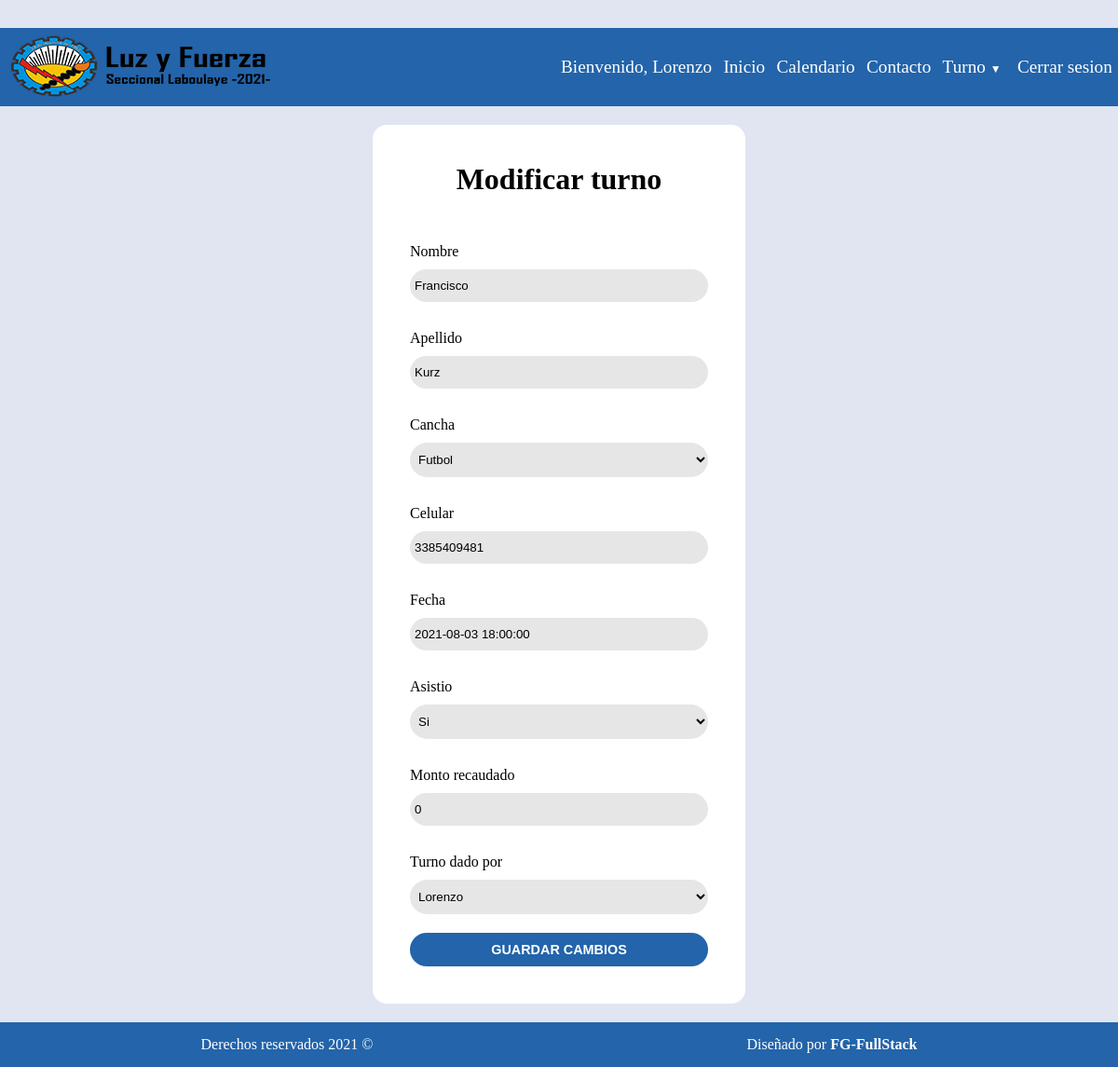
/turnos/editar/4 (signed in), run on an earlier commit of the app's database.
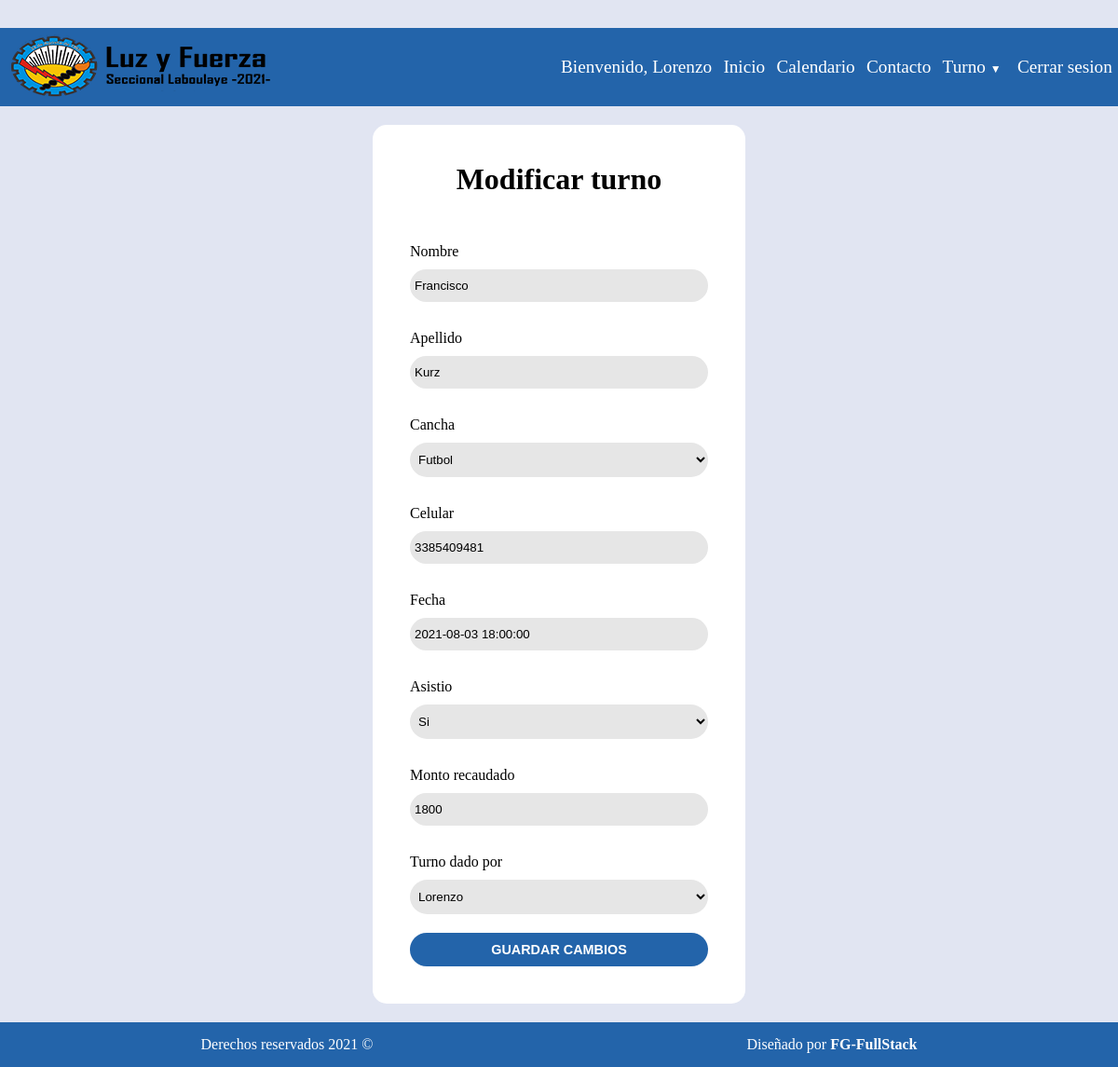
And on a later commit of the database.
### turnos/models.py (models this page shows)
class Turno(models.Model):
    nombre = models.CharField(max_length=60)
    apellido = models.CharField(max_length=60)
    tipoCancha = models.CharField(max_length=60, choices= cancha)
    fecha = models.DateTimeField(verbose_name='Fecha y hora')
    celular = models.CharField("Celular", max_length = 11)
    asistio = models.CharField(max_length=9, choices= asistencia, default='Si')
    montoRecaudado = models.IntegerField(default=0)
    turnoDadoPor = models.ForeignKey(User, null=True, on_delete=models.CASCADE, related_name="TurnoDadoPor")

### turnos/views.py (the view)
# urls.py: path('editar/<int:pk>', views.editarTurno.as_view() , name='editarTurno')
class editarTurno(LoginRequiredMixin, UpdateView):
    model = Turno
    form_class = turnoForm
    template_name = "turnos/editarTurno.html"
    success_url = reverse_lazy('index')

### turnos/forms.py
class turnoForm(forms.ModelForm):
    class Meta:
        model = Turno
        fields = ('__all__')
        widgets = {
          'turnoDadoPor': forms.Select(),
          'fecha': forms.DateTimeInput()
    }

### templates/turnos/editarTurno.html (shortened to what this page needs)
{% extends 'base.html' %}
{% load static %}
{% block css %}
<link rel="stylesheet" href="https://cdn.jsdelivr.net/npm/flatpickr/dist/flatpickr.min.css">
{% endblock  %}
{% load widget_tweaks %}
{% block body %}
<main class="container">
    <div class="card">
        <div class="card-title">
            <h1>Modificar turno</h1>
        </div>
        <form class="form-inicio" action="" method="post">
                <label for="nombre" class="form-label">Nombre</label>
                {{ form.nombre|add_class:'form-control' }}
                <label for="apellido" class="form-label">Apellido</label>
                {{ form.apellido|add_class:'form-control' }}
                <label for="cancha" class="form-label">Cancha</label>
                {{ form.tipoCancha|add_class:'form-control' }}
                <label for="celular" class="form-label">Celular</label>
                {{ form.celular|add_class:'form-control' }}
                <label for="fecha" class="form-label">Fecha</label>
                {{ form.fecha|add_class:'form-control'}}
                <label for="asistio" class="form-label">Asistio</label>
                {{ form.asistio|add_class:'form-control' }}
                <label for="monto" class="form-label">Monto recaudado</label>
                {{ form.montoRecaudado|add_class:'form-control' }}
                <label for="turnoDado" class="form-label">Turno dado por</label>
                {{ form.turnoDadoPor }}
                <input type="submit" value="Guardar cambios" class="btn-inicio"/>
            </form>
    </div>
</main>
{% endblock  %}

What changed in the data, as far as the page shows it:
changed Turno "Francisco": montoRecaudado "0" → "1800"
